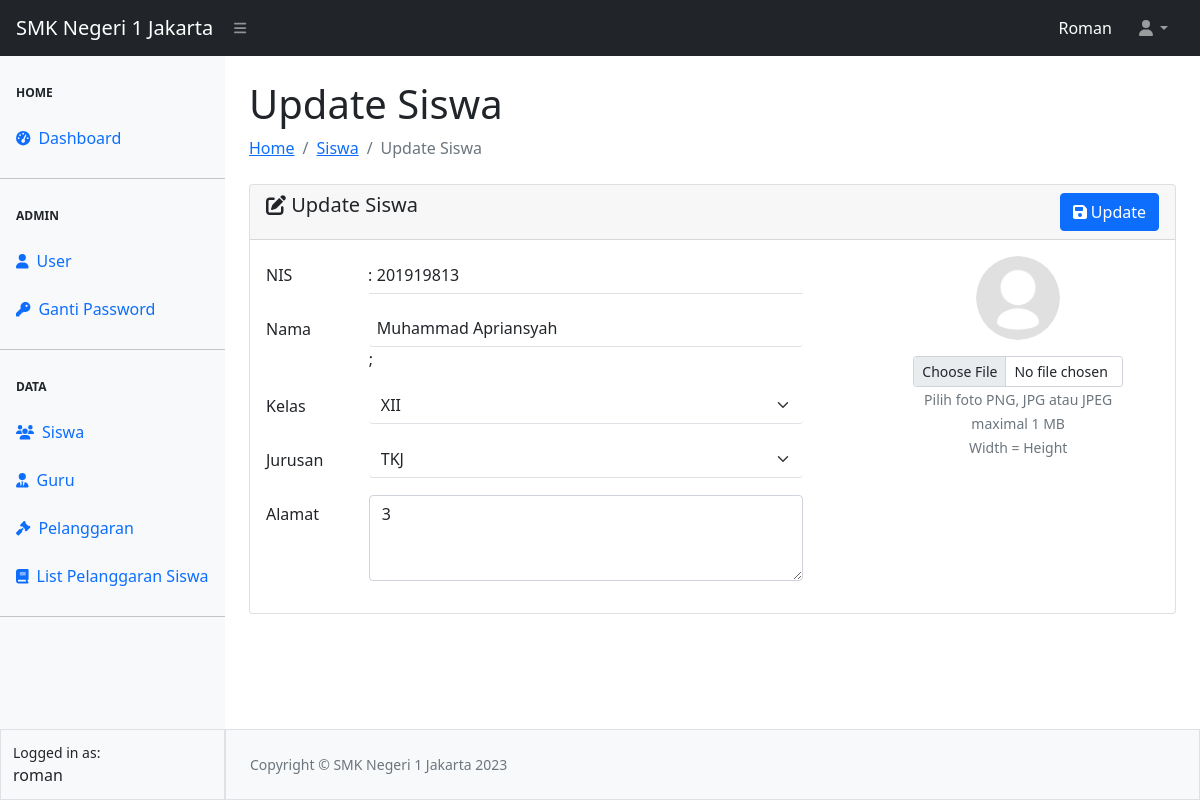
The page /siswa/edit-siswa.php?nis=201919813 (signed in) on the database its author committed.
### tables this page shows
CREATE TABLE `tbl_siswa` (
  `nis` char(20) NOT NULL,
  `nama` varchar(100) NOT NULL,
  `alamat` varchar(256) NOT NULL,
  `kelas` varchar(4) NOT NULL,
  `jurusan` varchar(50) NOT NULL,
  `foto` varchar(50) NOT NULL
);

### config.php (called while the page is built, shortened)
<?php
$koneksi = mysqli_connect("localhost", "root", "", "smkn1");
function getData($sql)
{
    global $koneksi;
    $result = mysqli_query($koneksi, $sql);
    $rows = [];
    while ($row = mysqli_fetch_assoc($result)) {
        $rows[] = $row;
    }
    return $rows;
}
function userLogin()
{
    $userActive = $_SESSION['ssUser'];
    $dataUser = getData("SELECT * FROM tbl_user WHERE username = '$userActive'")[0];
    return $dataUser;
}

### siswa/edit-siswa.php (the view, shortened to what this page needs)
<?php
require_once "../config.php";
require_once "../template/header.php";
require_once "../template/navbar.php";
require_once "../template/sidebar.php";
$nis = $_GET['nis'];
$siswa = mysqli_query($koneksi, "SELECT * FROM tbl_siswa wHERE nis = '$nis'");
$data = mysqli_fetch_array($siswa);
?>
<?php
if (userLogin()['level'] != 2) {
    ?>
    <div id="layoutSidenav_content">
        <main>
            <div class="container-fluid px-4">
                <h1 class="mt-4">Update Siswa</h1>
                <ol class="breadcrumb mb-4">
                    <li class="breadcrumb-item"><a href="../index.php">Home</a></li>
                    <li class="breadcrumb-item"><a href="siswa.php">Siswa</a></li>
                    <li class="breadcrumb-item active">Update Siswa</li>
                </ol>
                <form action="proses-siswa.php" method="POST" enctype="multipart/form-data">
                    <div class="card">
                        <div class="card-header">
                            <span class="h5 my-2"><i class="fa-solid fa-pen-to-square"></i> Update Siswa</span>
                            <button type="submit" name="update" class="btn btn-primary float-end"><i
                                    class="fa-solid fa-floppy-disk"></i> Update</button>
                        </div>
                        <div class="card-body">
                            <div class="row">
                                <div class="col-8">
                                    <div class="mb-3 row">
                                        <label for="nis" class="col-sm-2 col-form-label">NIS</label>
                                        <label for="" class="col-sm-1 col-form-label">:</label>
                                        <div class="col-sm-9" style="margin-left: -50px;">
                                            <input type="text" name="nis" readonly
                                                class="form-control-plaintext border-bottom ps-2" id="nis"
                                                value="<?= $nis ?>">
                                        </div>
                                    </div>
                                    <div class="mb-3 row">
                                        <label for="nama" class="col-sm-2 col-form-label">Nama</label>
                                        <label for="" class="col-sm-1 col-form-label">:</label>
                                        <div class="col-sm-9" style="margin-left: -50px;">
                                            <input type="text" name="nama" required
                                                class="form-control border-0 border-bottom ps-2" id="nama"
                                                value="<?= $data['nama'] ?>">;
                                        </div>
                                    </div>
                                    <div class="mb-3 row">
                                        <label for="kelas" class="col-sm-2 col-form-label">Kelas</label>
                                        <label for="" class="col-sm-1 col-form-label">:</label>
                                        <div class="col-sm-9" style="margin-left: -50px;">
                                            <select name="kelas" id="kelas" class="form-select border-0 border-bottom"
                                                required>
                                                <?php
                                                $kelas = ["X", "XI", "XII"];
                                                foreach ($kelas as $kls) {
                                                    if ($data['kelas'] == $kls) { ?>
                                                        <option value="<?= $kls; ?>" selected><?= $kls; ?></option>
                                                        <?php
                                                    } else { ?>
                                                        <option value="<?= $kls; ?>"><?= $kls; ?></option>
                                                    <?php }
                                                }
                                                ?>
                                            </select>
                                        </div>
                                    </div>
                                    <div class="mb-3 row">
                                        <label for="jurusan" class="col-sm-2 col-form-label">Jurusan</label>
                                        <label for="" class="col-sm-1 col-form-label">:</label>
                                        <div class="col-sm-9" style="margin-left: -50px;">
                                            <select name="jurusan" id="jurusan" class="form-select border-0 border-bottom"
                                                required>
                                                <?php
                                                $jurusan = ["MM", "RPL", "SIJA 1", "SIJA 2", "TKJ"];
                                                foreach ($jurusan as $jrs) {
                                                    if ($data['jurusan'] == $jrs) { ?>
                                                        <option value="<?= $jrs; ?>" selected><?= $jrs; ?></option>
                                                    <?php } else { ?>
                                                        <option value="<?= $jrs; ?>"><?= $jrs; ?></option>
                                                    <?php }
                                                } ?>
                                            </select>
                                        </div>
                                    </div>
                                    <div class="mb-3 row">
                                        <label for="alamat" class="col-sm-2 col-form-label">Alamat</label>
                                        <label for="" class="col-sm-1 col-form-label">:</label>
                                        <div class="col-sm-9" style="margin-left: -50px;">
                                            <textarea name="alamat" id="alamat" cols="30" rows="3"
                                                placeholder="alamat siswa" class="form-control"
                                                required><?= $data['alamat'] ?></textarea>
                                        </div>
                                    </div>
                                </div>
                                <div class=" col-4 text-center px-5">
                                    <img src="../asset/image/<?= $data['foto'] ?>" alt="" class="mb-3 rounded-circle"
                                        width="40%">
                                    <input type="file" name="image" class="form-control form-control-sm">
                                    <small class="text-secondary">Pilih foto PNG, JPG atau JPEG maximal 1 MB</small>
                                    <div>
                                        <small class="text-secondary">Width = Height</small>
                                    </div>
                                </div>
                            </div>
                        </div>
                    </div>
                </form>
            </div>
        </main>
    <?php } ?>
    <?php
    require_once "../template/footer.php";
    ?>

### rows shown on the page
tbl_siswa: nama "Muhammad Apriansyah", kelas "XII", jurusan "TKJ", alamat "3", foto (placeholder picture)

### other values the page prints
$_SESSION["ssUser"] "Roman"
$_SESSION["ssUser"] "roman"
